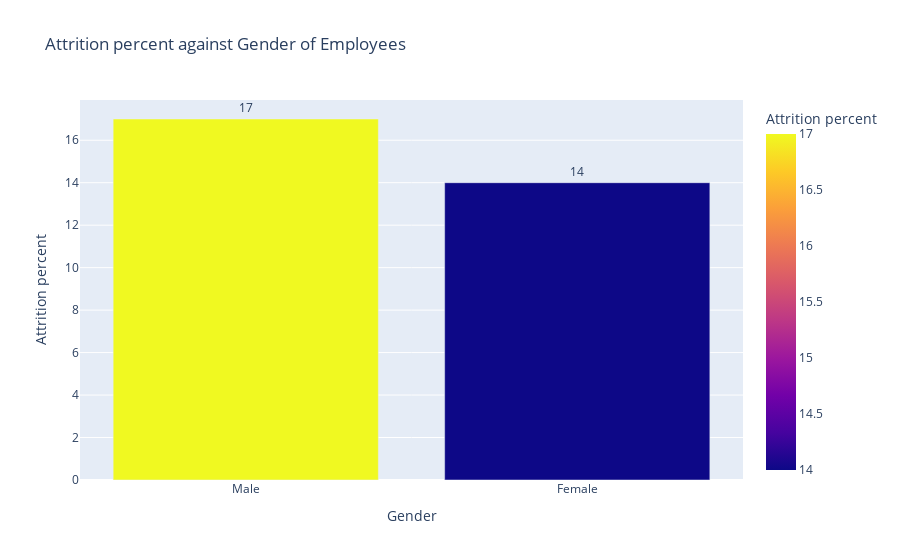

Here is the notebook cell this chart was saved with:
### Markdown cell above
### 2. Gender and Attrition

### Code cell
# Gender of employees
data_g = pd.DataFrame(columns=["Gender", "Attrition percent"])
l=0
for i in list(data['Gender'].unique()):
    r = data[(data['Gender']==i)&\
             (data['Attrition']=="Yes")].shape[0] / data[data['Gender']==i].shape[0]
    data_g.loc[i] = (i, int(r*100))
    l += 1
datag = data_g.groupby(by="Gender").sum()
fig = px.bar(datag, y='Attrition percent',color='Attrition percent', title='Attrition percent against Gender of Employees'\
            , text='Attrition percent')
fig.update_layout(barmode='stack', xaxis={'categoryorder':'total descending'})
fig.update_traces(texttemplate='%{text:.2s}', textposition='outside')
fig.show()

### Figure 1 — Plotly figure (JSON) as saved in the notebook; plotly's stock layout.template omitted (floating-point values rounded to 4 significant figures)
{"data": [{"alignmentgroup": "True", "hovertemplate": "Gender=%{x}<br>Attrition percent=%{marker.color}<extra></extra>", "legendgroup": "", "marker": {"color": [14, 17], "coloraxis": "coloraxis", "pattern": {"shape": ""}}, "name": "", "offsetgroup": "", "orientation": "v", "showlegend": false, "text": ["14", "17"], "textposition": "outside", "texttemplate": "%{text:.2s}", "type": "bar", "x": ["Female", "Male"], "xaxis": "x", "y": [14, 17], "yaxis": "y"}], "layout": {"barmode": "stack", "coloraxis": {"colorbar": {"title": {"text": "Attrition percent"}}, "colorscale": [[0, "#0d0887"], [0.1111, "#46039f"], [0.2222, "#7201a8"], [0.3333, "#9c179e"], [0.4444, "#bd3786"], [0.5556, "#d8576b"], [0.6667, "#ed7953"], [0.7778, "#fb9f3a"], [0.8889, "#fdca26"], [1, "#f0f921"]]}, "legend": {"tracegroupgap": 0}, "title": {"text": "Attrition percent against Gender of Employees"}, "xaxis": {"anchor": "y", "categoryorder": "total descending", "domain": [0, 1], "title": {"text": "Gender"}}, "yaxis": {"anchor": "x", "domain": [0, 1], "title": {"text": "Attrition percent"}}}}
